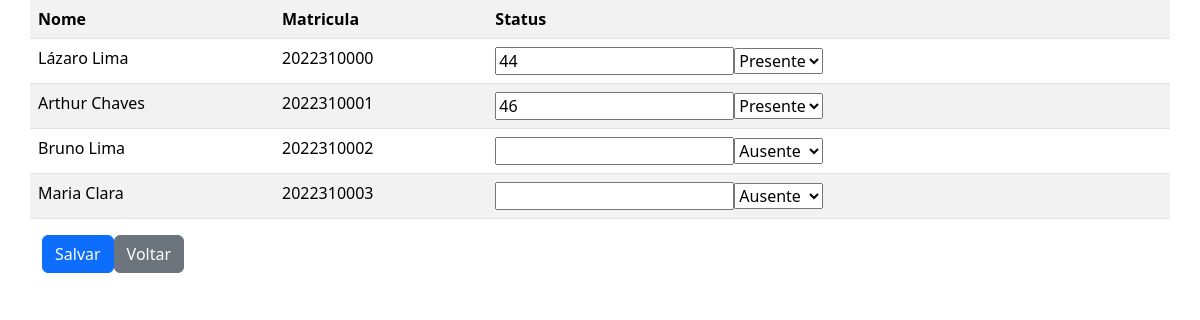
Screenshot of /crud/crud_presenca/listar.php?id_disciplinas=16&id_turma=210 (signed in) with the database file from the repository.
### tables this page shows
CREATE TABLE IF NOT EXISTS `presenca` (
  `id_presenca` int NOT NULL AUTO_INCREMENT,
  `hr_batida` datetime NOT NULL,
  `fk_horario_id_horario` int NOT NULL,
  `fk_aluno_matricula` int NOT NULL,
  `presenca` int NOT NULL,
  PRIMARY KEY (`id_presenca`),
  KEY `fk_presenca_horario` (`fk_horario_id_horario`),
  KEY `fk_presenca_aluno` (`fk_aluno_matricula`)
);

CREATE TABLE IF NOT EXISTS `aluno` (
  `matricula` int NOT NULL AUTO_INCREMENT,
  `nome` varchar(255) NOT NULL,
  `turma` int NOT NULL,
  PRIMARY KEY (`matricula`)
);

### crud/crud_presenca/listar.php (the view, shortened to what this page needs)
<?php
include('../../conecta.php');
$data = new DateTime('now');
$agora = $data->format('Y-m-d');
$id_disciplinas = $_GET['id_disciplinas'];
$id_turma = $_GET['id_turma'];
$sql = "SELECT DISTINCT id_presenca, matricula, nome, presenca FROM aluno
LEFT JOIN presenca ON (presenca.fk_aluno_matricula = aluno.matricula) and (date (presenca.hr_batida) = '$agora')
INNER JOIN turma ON turma.id_turma = aluno.turma
INNER JOIN horario ON horario.fk_turma_id_turma = turma.id_turma
WHERE horario.fk_disciplina_id_disciplina = $id_disciplinas AND horario.fk_turma_id_turma = $id_turma
";
$result = mysqli_query($conexao, $sql);
echo "<link rel='stylesheet' href='../../css/bootstrap.min.css'>";
echo "<form action='listar.php?id_disciplinas=$id_disciplinas&id_turma=$id_turma' method='POST'>";
echo '<table class="container table table-white table-striped">
<tr>
<th scope="col">Nome</th>
<th scope="col">Matricula</th>
<th scope="col">Status</th>
</tr>';
$a = 0;
while ($dados = mysqli_fetch_assoc($result)) {
    echo '<tr>';
    echo '<td>' . $dados['nome'] . '</td>';
    echo '<td>' . $dados['matricula'] . '</td>';
    echo '<td>';
    echo '<input type="text" name="registro['.$a.'][id_presenca]" value="' . $dados['id_presenca'] . '" />';
    echo '<select name="registro['.$a.'][status]" required>';
    echo '  <option value="0" ' . ($dados['presenca']  == 0 ? 'selected' :  '') . ' >Ausente</option>';
    echo '  <option value="1" ' . ($dados['presenca']  == 1 ? 'selected' :  '') . ' >Presente</option>';
    echo '</select>';
    echo '</td>';
    echo '</tr>';
    $a++;
}
echo '</table>';
echo '<div class="container">';
echo "<input type='submit' class='btn btn-primary' value='Salvar'>";
echo "</form>";
echo '<a href="../../QRcode/index.php" class="btn btn-secondary">Voltar</a>';

### rows the page displays
presenca: fk_aluno_matricula.nome "Lázaro Lima", fk_aluno_matricula.matricula "2022310000", id_presenca "44", presenca "Presente"
presenca: fk_aluno_matricula.nome "Arthur Chaves", fk_aluno_matricula.matricula "2022310001", id_presenca "46", presenca "Presente"
aluno: nome "Bruno Lima", matricula "2022310002"
aluno: nome "Maria Clara", matricula "2022310003"
